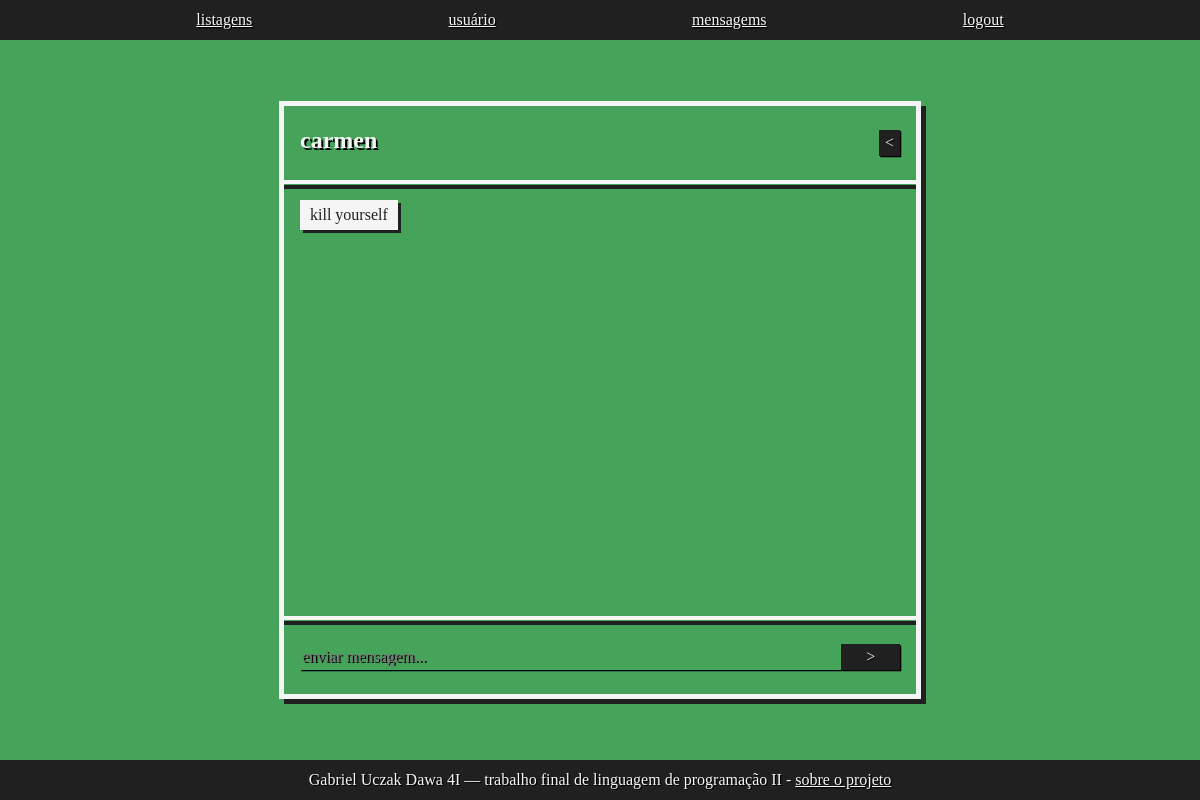
The app's page /src/pages/msgs.php?user=3 (signed in), older data.
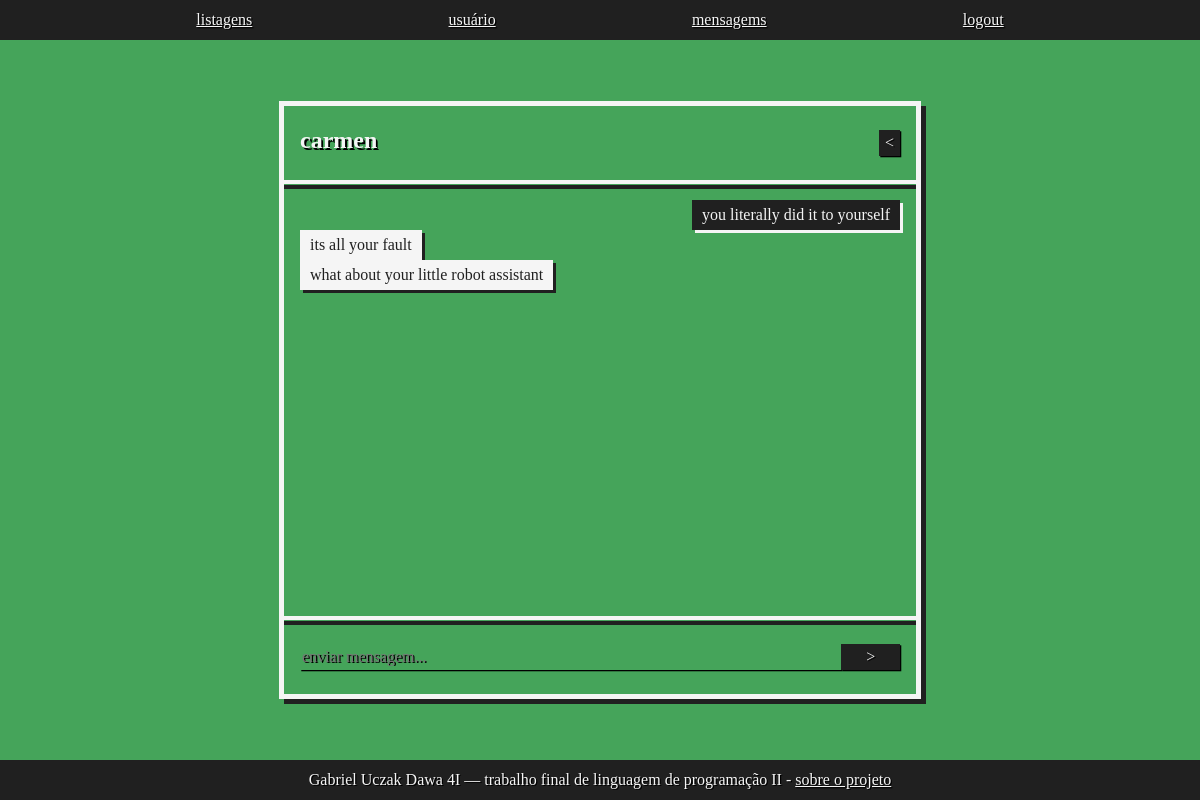
The same page, newer data.
### tables this page shows
CREATE TABLE IF NOT EXISTS users(
    id INT AUTO_INCREMENT PRIMARY KEY,
    email VARCHAR(64) NOT NULL UNIQUE,
    senha VARCHAR(64) NOT NULL,
    nome VARCHAR(32) NOT NULL
);

CREATE TABLE IF NOT EXISTS mensagens(
    sender INT NOT NULL, FOREIGN KEY (sender) REFERENCES users(id),
    getter INT NOT NULL, FOREIGN KEY (getter) REFERENCES users(id),
    texto VARCHAR(256) NOT NULL
);

### src/scripts/conn.php (called while the page is built, shortened)
<?php
function fata($fa, $t){
    switch($t){
        case 'users':
            return array(
                        'id'    => $fa["id"],
                        'email' => $fa["email"],
                        'senha' => $fa["senha"],
                        'nome'  => $fa["nome"]
                        );
            break;
        case 'mensagens':
            return array(
                        'sender' => $fa["sender"],
                        'getter' => $fa["getter"],
                        'texto'  => $fa["texto"]
                        );
            break;
    }
}
function query_result_getter($rq, $t){
    $result = null;
    while($row = mysqli_fetch_assoc($rq))
        $result[] = fata($row, $t);
    return $result;
}
?>

### src/pages/msgs.php (the view, shortened to what this page needs)
<?php
require '../scripts/ribbons.php';
require '../scripts/conn.php';
echo <<<HEAD
<!DOCTYPE html>
<html lang="en">
<head>
    <meta charset="UTF-8">
    <meta name="viewport" content="width=device-width, initial-scale=1.0">
    <link rel="stylesheet" href="../../res/styles/msgs.css">
</head>
<body>
HEAD;
head();
@$with = $_GET["user"];
@$search = $_GET["search"];
if($with != (0 || null)){
    $un = query_result_getter(
            mysqli_query($db,
                "SELECT * FROM users WHERE id = $with"
            ),'users'
          )[0]["nome"];
    echo <<<MESSAGESA
    <div class="box">
        <div style="display: flex; flex-flow:row; justify-content: space-between;">
            <h2>$un</h2>
            <form id="msgbox" action="msgs.php" method="post">
            <input type="submit" value="<">
            </form>
        </div>
    <hr>
        <div id="msgvw">
    MESSAGESA;
    try{
    $su = $_SESSION["id"];
    $gu = $with;
    $result = query_result_getter(
                mysqli_query($db,
                    "SELECT * FROM mensagens WHERE (sender = $su AND getter = $gu) OR (sender = $gu AND getter = $su);"
                ),'mensagens'
              );
    foreach($result as $msg){
        $a = ($msg["sender"] == $_SESSION["id"])? 'msgR': 'msgL';
        $b = $msg["texto"];
        echo <<<MSG
        <div class="$a">
            $b
        </div>
        MSG;
    }
    }catch(Exception $e){
        echo "<h2>você não tem mensagems esse usuário...</h2>";
    }
    echo <<<MESSAGESB
        </div>
    <hr>
        <form id="msgbox" action="msgs.php?user=$with" method="post">
            <input required type="text" name="send" placeholder="enviar mensagem...">
            <input type="submit" value=">">
        </form>
    </div>
    MESSAGESB;
}
foot();
echo '</body>';
echo '</html>';
?>

### src/scripts/ribbons.php (shortened to what this page needs)
<?php
function head()
{
if(is_null(@$_SESSION['id'])){
echo <<<HEADER
    <header>
        <a href="search.php">listagens</a>
        <a href="sign.php">login/signup</a>
    </header>
HEADER;
}else{
echo <<<HEADER
    <header>
        <a href="search.php">listagens</a>
        <a href="user.php">usuário</a>
        <a href="msgs.php">mensagems</a>
        <a href="../scripts/exit.php">logout</a>
    </header>
HEADER;
}
}
function foot()
{
echo <<<FOOTER
    <footer>
        <p style="max-width: 100%">Gabriel Uczak Dawa 4I — trabalho final de linguagem de programação II - <a href="about.php">sobre o projeto</a></p>
    </footer>
FOOTER;
}
?>

### res/styles/msgs.css (style rules this page uses)
#msgvw { width: 50vw; height: 50vh; display: flex; flex-flow: column; }
.msgL { align-self: flex-start; background-color: whitesmoke; color: var(--back); text-shadow: none; box-shadow: var(--back) 3px 3px; padding: 3px 10px; }
.msgR { align-self: flex-end; background-color: var(--back); color: whitesmoke; text-shadow: none; box-shadow: whitesmoke 3px 3px; padding: 3px 10px; }
#msgbox { display: flex; flex-flow: row; }
#msgbox input[type=text] { flex-grow: 9; }
#msgbox input[type=submit] { flex-grow: 1; background-color: var(--back); }
hr { width: 100% + 2em; margin: 1em -1em; z-index: 2; border: solid whitesmoke 2.5px; box-shadow: var(--back) 0px 5px; }

### res/styles/style.css (style rules this page uses)
:root { --geen: #45a45a; --dgen: #55a55a; --back: #202020; --redd: #f22; }
*, a, input, button { font-family: 'Mononoki'!important; color:whitesmoke; text-shadow: 0.08em 0.08em black; overflow-wrap: break-word; }
a { text-decoration: underline; color: inherit; }
body { display: flex; align-items: center; justify-content: center; background-color: #45a45a; height: 100vh; }
footer { height: 5vh; width: 100%; bottom: 0; position: absolute; color: whitesmoke; background-color: var(--back); display: flex; align-items: center; justify-content: center; }
header { height: 5vh; width: 100%; top: 0; position: absolute; color: whitesmoke; background-color: var(--back); display: flex; align-items: center; justify-content: space-evenly; }
input, select { border: none; margin: 0.5em 0; background-color: var(--geen); box-shadow: 0.08em 0.08em black; }
form { display: flex; flex-flow: column; }
.box { border: solid whitesmoke 5px; padding: 1em; box-shadow: var(--back) 5px 5px; }

Row changes from the older to the newer data that the page shows:
removed mensagens: texto "kill yourself"
added mensagens: texto "you literally did it to yourself"
added mensagens: texto "its all your fault"
added mensagens: texto "what about your little robot assistant"
